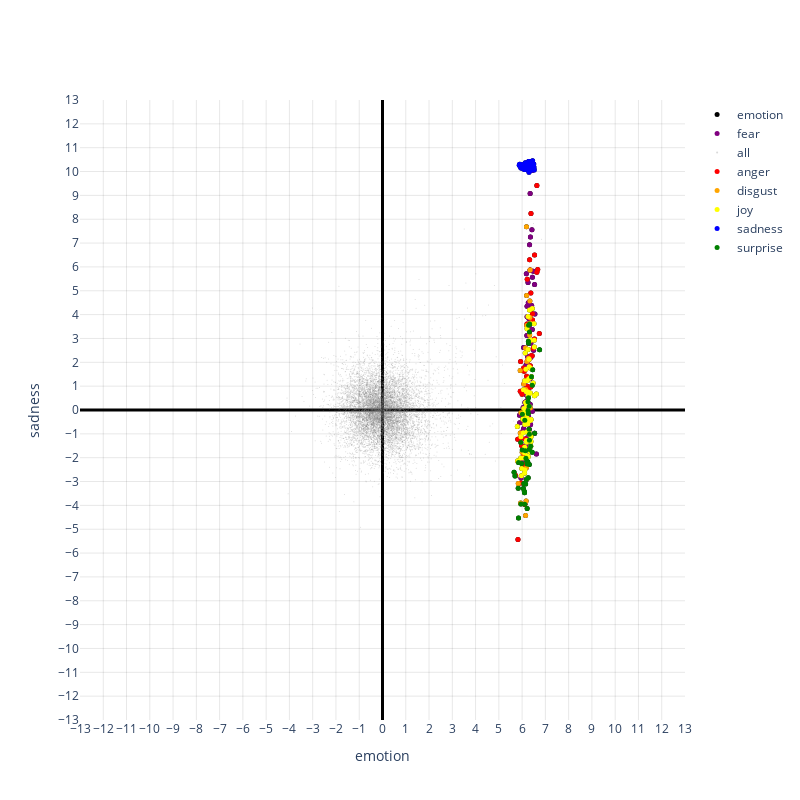

The notebook cell saved with this chart:
### Code cell
fig = go.Figure()

for category in categories_to_plot:
    fig.add_trace(go.Scatter(x=x[category], y=y[category], mode='markers', name=category,
                             marker=dict(size=5 if category != "all" else 1, opacity=1 if category != "all" else 0.3, color=colors_hex[category])))

fig.update_layout(plot_bgcolor='white', xaxis=dict(showgrid=True, gridcolor='black', gridwidth=0.1), yaxis=dict(showgrid=True, gridcolor='black', gridwidth=0.1))

fig.update_xaxes(dtick=1)
fig.update_yaxes(dtick=1)

fig.update_xaxes(zeroline=True, zerolinecolor='black', zerolinewidth=3)
fig.update_yaxes(zeroline=True, zerolinecolor='black', zerolinewidth=3)

fig.update_xaxes(title_text=indices[0])
fig.update_yaxes(title_text=indices[1])

lim = 13
fig.update_xaxes(range=[-lim, lim])
fig.update_yaxes(range=[-lim, lim])

fig.update_layout(width=800, height=800)

fig.show()
